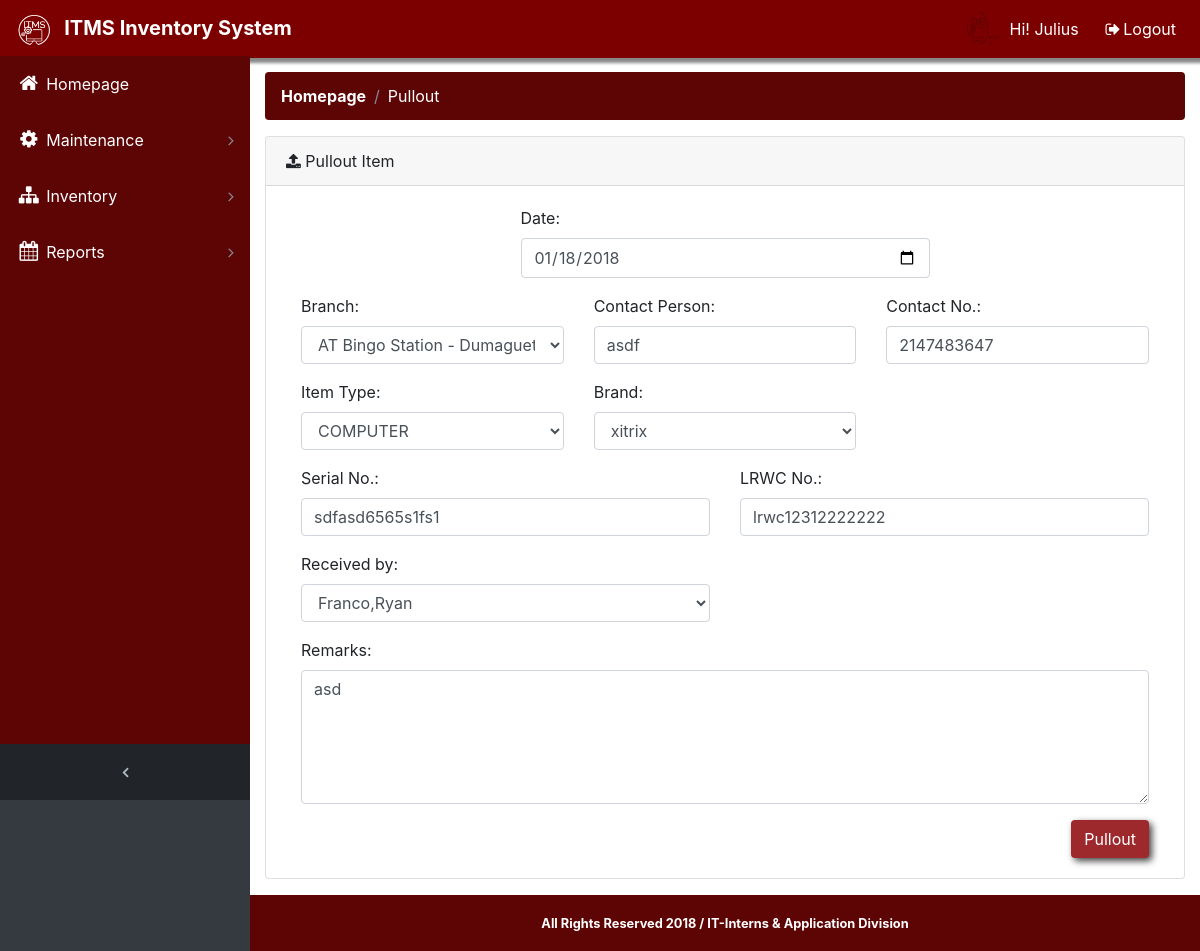
The app's page /pullout.php?id=100&serial=sdfasd6565s1fs1&lrwc=lrwc12312222222&trans=Capture.PNG (signed in) with its own data.
### tables this page shows
CREATE TABLE IF NOT EXISTS `income_tbl` (
  `id` int(11) NOT NULL AUTO_INCREMENT,
  `trans` varchar(500) NOT NULL,
  `date` date NOT NULL,
  `branch_id` int(11) NOT NULL,
  `con_person` varchar(200) NOT NULL,
  `contact` int(11) NOT NULL,
  `item_id` int(11) NOT NULL,
  `os` varchar(255) NOT NULL,
  `ms` varchar(255) NOT NULL,
  `brand_id` int(11) NOT NULL,
  `serial` varchar(200) NOT NULL,
  `lrwc` varchar(200) NOT NULL,
  `receiver_id` int(11) NOT NULL,
  `status` varchar(200) NOT NULL,
  `remarks` text NOT NULL,
  `for_pullout` int(11) NOT NULL,
  PRIMARY KEY (`id`)
);

CREATE TABLE IF NOT EXISTS `branch` (
  `branch_id` int(11) NOT NULL AUTO_INCREMENT,
  `branch_name` varchar(100) NOT NULL,
  `corp_id` int(11) NOT NULL,
  `branch_add` varchar(100) NOT NULL,
  `branch_contactno` varchar(50) NOT NULL,
  PRIMARY KEY (`branch_id`),
  UNIQUE KEY `branch_id` (`branch_id`)
);

CREATE TABLE IF NOT EXISTS `items` (
  `item_id` int(11) NOT NULL AUTO_INCREMENT,
  `item_name` varchar(200) NOT NULL,
  PRIMARY KEY (`item_id`)
);

CREATE TABLE IF NOT EXISTS `brand` (
  `brand_id` int(11) NOT NULL AUTO_INCREMENT,
  `brand_name` varchar(200) NOT NULL,
  PRIMARY KEY (`brand_id`)
);

### pullout.php (the view, shortened to what this page needs)
<?php
    include_once "includes/db_con.php";
    $query = "SELECT * FROM income_tbl INNER JOIN branch ON income_tbl.branch_id = branch.branch_id INNER JOIN items ON income_tbl.item_id = items.item_id INNER JOIN brand ON income_tbl.brand_id = brand.brand_id INNER JOIN admin_user ON income_tbl.receiver_id = admin_user.admin_id
    WHERE id = '".$_GET['id']."'";
    $run = mysqli_query($conn, $query);
    $row = mysqli_fetch_array($run);
        $trans = $_GET['trans'];
        $item_id = $row['item_id'];
        $branch_id = $row['branch_id'];
        $brand_id = $row['brand_id'];
        $receiver_id = $row['admin_id'];
        $date = $row['date'];
        $branch_name = $row['branch_name'];
        $con_person = $row['con_person'];
        $contact = $row['contact'];
        $item_name = $row['item_name'];
        $brand_name = $row['brand_name'];
        $serial = $row['serial'];
        $lrwc = $row['lrwc'];
        $receiver_last = $row['lastname'];
        $receiver_first = $row['firstname'];
        $remarks = $row['remarks'];
?>
<!DOCTYPE html>
<html lang="en">
<?php include"includes/head.php";?>
<body class="fixed-nav sticky-footer bg-dark" id="page-top">
  <?php include "includes/nav.php" ?>
  <div class="content-wrapper">
    <div class="container-fluid">
      <ol class="breadcrumb" style="background-color: #5d0404;">
        <li class="breadcrumb-item">
          <a href="index.php" style="color: white;"><b>Homepage</b></a>
        </li>
        <li class="breadcrumb-item active" style="color: white;">Pullout</li>
      </ol>
      <div class="card mb-3">
        <div class="card-header">
          <i class="fa fa-upload"></i> Pullout Item</div>
        <div class="card-body">
            <div class="container">
                <form method="post" action="functions.php?pull_id=<?php echo $_GET['id']; ?>
                &serial=<?php echo $serial; ?>&lrwc=<?php echo $lrwc; ?>&trans=<?php echo $trans; ?>">
                    <div class="row">
                        <div class="col-md-3"></div>
                        <div class="col-md-6">
                            <div class="form-group">
                                <label for="datetime">Date:</label>
                                 <input class="form-control" name="date"  value="<?php echo $date; ?>" type="date" required>
                            </div>
                        </div>
                        <div class="col-md-3"></div>
                    </div>
                    <div class="row">
                        <div class="col-md-4">
                            <div class="form-group">
                                <label for="branch">Branch: </label>
                                <select class="form-control" name="branch_id" required>
                                    <option value="<?php echo $branch_id; ?>"><?php echo $branch_name; ?></option>
                                </select>
                            </div>
                        </div>
                        <div class="col-md-4">
                            <div class="form-group">
                              <label for="contact_person">Contact Person:</label>
                              <input class="form-control" name="con_person" value="<?php echo $con_person; ?>" type="text" required>
                            </div>
                        </div>
                        <div class="col-md-4">
                            <div class="form-group">
                              <label for="contact">Contact No.:</label>
                              <input class="form-control" name="contact" value="<?php echo $contact; ?>" type="text" id="con" required>
                            </div>
                        </div>
                    </div>
                    <div class="row">
                        <div class="col-md-4">
                            <div class="form-group">
                              <label for="item">Item Type:</label>
                              <select class="form-control" name="item_id" required>
                                    <option value='<?php echo $item_id; ?>'><?php echo $item_name; ?></option>
                              </select>
                            </div>
                        </div>
                        <div class="col-md-4">
                            <div class="form-group">
                              <label for="brands">Brand:</label>
                              <select class="form-control" name="brand_id" required>
                                    <option value='<?php echo $brand_id; ?>'><?php echo $brand_name; ?></option>
                              </select>
                            </div>
                        </div>
                    </div>
                    <div class="row">
                        <div class="col-md-6">
                            <div class="form-group">
                                <label for="serial#">Serial No.:</label>
                                 <input class="form-control" name="serial" value="<?php echo $serial; ?>" type="text" name="date" required>
                            </div>
                            <div class="form-group">
                              <label for="receiver">Received by:</label>
                              <select class="form-control" name="receiver_id" required>
                                    <option value='<?php echo $receiver_id; ?>'><?php echo $receiver_last.','.$receiver_first; ?></option>
                              </select>
                            </div>
                        </div>
                        <div class="col-md-6">
                            <div class="form-group">
                              <label for="lrwc#">LRWC No.:</label>
                              <input class="form-control" name="lrwc" value="<?php echo $lrwc; ?>" type="text" required>
                            </div>
                        </div>
                    </div>
                    <div class="form-group">
                        <label for="remarkes">Remarks:</label>
                        <textarea class="form-control" rows="5" name="remarks" value="<?php echo $remarks; ?>" required><?php echo $remarks; ?></textarea>
                    </div>
                    <input type="submit" value="Pullout" name="pullout" class="btn btn-pogi btn-md" style="float:right;">
                </form>
            </div>
        </div>
      </div>
    </div>
    <?php include "includes/footer.php" ?>
  </div>
</body>
</html>

### includes/head.php (shortened to what this page needs)
<head>
  <link href="vendor/bootstrap/css/bootstrap.min.css" rel="stylesheet">
  <link href="vendor/font-awesome/css/font-awesome.min.css" rel="stylesheet" type="text/css">
  <link href="vendor/datatables/dataTables.bootstrap4.css" rel="stylesheet">
  <link href="css/sb-admin.css" rel="stylesheet">
  <link rel="stylesheet" type="text/css" href="https://cdn.datatables.net/buttons/1.5.1/css/buttons.bootstrap4.min.css"/>
    <link rel="stylesheet" href="css/select2.min.css">
    <link rel="stylesheet" href="css/select2-bootstrap.min.css">
    <link href="css/button.css" rel="stylesheet">
</head>

### includes/nav.php (shortened to what this page needs)
  <?php
        $query = "SELECT * FROM admin_user WHERE admin_id = '".$_SESSION['id']."'";
        $run = mysqli_query($conn, $query);
        $row = mysqli_fetch_array($run);
            $image = $row['img'];
            $firstname = $row['firstname'];
    ?>
<nav class="navbar navbar-expand-lg navbar-dark fixed-top" style="background-color: #7c0000; box-shadow: 3px 5px 3px #888888;" id="mainNav" >
    <a class="navbar-brand" href="index.php"><img src="images/Logomakr_2Op3Y0.png" height="30" width="37">&nbsp; <b> ITMS Inventory System</b></a>
    <div class="collapse navbar-collapse" id="navbarResponsive">
      <ul class="navbar-nav navbar-sidenav" id="exampleAccordion" style="background-color: #5d0404;">
        <li class="nav-item" data-toggle="tooltip" data-placement="right" title="Dashboard">
          <a class="nav-link" href="index.php">
            <i class="fa fa-fw fa-home" style="font-size:20px;color:white;"></i>
            <span class="nav-link-text" style="color: white;">Homepage</span>
          </a>
        </li>
        <li class="nav-item" data-toggle="tooltip" data-placement="right" title="Maintenance">
          <a class="nav-link nav-link-collapse collapsed" data-toggle="collapse" href="#collapseComponents" data-parent="#exampleAccordion">
            <i class="fa fa-fw fa-cog" style="font-size:20px;color:white;"></i>
            <span class="nav-link-text" style="color: white;">Maintenance</span>
          </a>
        </li>
       <li class="nav-item" data-toggle="tooltip" data-placement="right" title="Menu Levels">
          <a class="nav-link nav-link-collapse collapsed" data-toggle="collapse" href="#collapseMulti" data-parent="#exampleAccordion">
            <i class="fa fa-fw fa-sitemap" style="font-size:20px;color:white;"></i>
            <span class="nav-link-text" style="color: white;">Inventory</span>
          </a>
        </li>
        <li class="nav-item" data-toggle="tooltip" data-placement="right" title="Menu Levels">
           <a class="nav-link nav-link-collapse collapsed" data-toggle="collapse" href="#collapseComponents2" data-parent="#exampleAccordion">
                <i class="fa fa-fw fa-calendar" style="font-size:20px;color:white;"></i>
                <span class="nav-link-text" style="color: white;">Reports</span>
          </a>
        </li>
      </ul>
      <ul class="navbar-nav sidenav-toggler">
        <li class="nav-item">
          <a class="nav-link text-center" id="sidenavToggler">
            <i class="fa fa-fw fa-angle-left"></i>
          </a>
        </li>
      </ul>
      <ul class="navbar-nav ml-auto">
        <li class="nav-item">
          <form class="form-inline my-2 my-lg-0 mr-lg-2">
            <div class="form-group">
              <img class="rounded-circle" data-toggle="modal" data-target="#frofile" src="images/<?php echo $image ?>" style="height:35px; width:35px;">
              <span>
                  <a class="nav-link" data-toggle="modal" data-target="#profile" style="color: white;">Hi! <?php echo $firstname; ?></a>
              </span>
            </div>
          </form>
        </li>
        <li class="nav-item">
          <a class="nav-link" data-toggle="modal" data-target="#exampleModal" style="color: white;">
            <i class="fa fa-fw fa-sign-out"></i>Logout</a>
        </li>
      </ul>
    </div>
  </nav>

### includes/footer.php (shortened to what this page needs)
<footer class="sticky-footer" style="background-color: #5d0404;">
  <div class="container">
    <div class="text-center" style="color: white;">
      <small><b>All Rights Reserved 2018 / IT-Interns & Application Division</b></small>
    </div>
  </div>
</footer>

### css/sb-admin.css (style rules this page uses)
html { position: relative; min-height: 100%; }
body { overflow-x: hidden; }
body.sticky-footer { margin-bottom: 56px; }
body.sticky-footer .content-wrapper { min-height: calc(100vh - 56px - 56px); }
body.fixed-nav { padding-top: 56px; }
.content-wrapper { min-height: calc(100vh - 56px); padding-top: 1rem; }
#mainNav .navbar-collapse { overflow: auto; max-height: 75vh; }
#mainNav .navbar-collapse .navbar-nav .nav-item .nav-link { cursor: pointer; }
#mainNav .navbar-collapse .navbar-sidenav .nav-link-collapse:after { float: right; content: '\f107'; font-family: 'FontAwesome'; }
#mainNav .navbar-collapse .navbar-sidenav .nav-link-collapse.collapsed:after { content: '\f105'; }
#mainNav .navbar-collapse .sidenav-toggler { display: none; }
@media (min-width: 992px) { #mainNav .navbar-brand { width: 250px; } }
@media (min-width: 992px) { #mainNav .navbar-collapse { overflow: visible; max-height: none; } }
@media (min-width: 992px) { #mainNav .navbar-collapse .navbar-sidenav { position: absolute; top: 0; left: 0; overflow-x: hidden; overflow-y: auto; -webkit-flex-direction: column; -ms-flex-direction: column; flex-direction: column; margin-top: 56px; } }
@media (min-width: 992px) { #mainNav .navbar-collapse .navbar-sidenav > .nav-item { width: 250px; padding: 0; } }
@media (min-width: 992px) { #mainNav .navbar-collapse .navbar-sidenav > .nav-item > .nav-link { padding: 1em; } }
#mainNav.fixed-top .sidenav-toggler { display: none; }
@media (min-width: 992px) { #mainNav.fixed-top .navbar-sidenav { height: calc(100vh - 112px); } }
@media (min-width: 992px) { #mainNav.fixed-top .sidenav-toggler { position: absolute; top: 0; left: 0; display: flex; overflow-x: hidden; overflow-y: auto; -webkit-flex-direction: column; -ms-flex-direction: column; flex-direction: column; margin-top: calc(100vh - 56px); } }
@media (min-width: 992px) { #mainNav.fixed-top .sidenav-toggler > .nav-item { width: 250px; padding: 0; } }
@media (min-width: 992px) { #mainNav.fixed-top .sidenav-toggler > .nav-item > .nav-link { padding: 1em; } }
#mainNav.fixed-top.navbar-dark .sidenav-toggler { background-color: #212529; }
#mainNav.fixed-top.navbar-dark .sidenav-toggler a i { color: #adb5bd; }
.content-wrapper { overflow-x: hidden; background: white; }
@media (min-width: 992px) { .content-wrapper { margin-left: 250px; } }
#sidenavToggler i { font-weight: 800; }
#mainNav.navbar-dark .navbar-collapse .navbar-sidenav .nav-link-collapse:after { color: #868e96; }
#mainNav.navbar-dark .navbar-collapse .navbar-sidenav > .nav-item > .nav-link { color: #868e96; }
@media (min-width: 992px) { #mainNav.navbar-dark .navbar-collapse .navbar-sidenav { background: #343a40; } }
footer.sticky-footer { position: absolute; right: 0; bottom: 0; width: 100%; height: 56px; background-color: #e9ecef; line-height: 55px; }
@media (min-width: 992px) { footer.sticky-footer { width: calc(100% - 250px); } }

### css/button.css (style rules this page uses)
.btn-pogi { color: #FFFFFF; background-color: #9D292D; -webkit-box-shadow: 3px 3px 7px 0px rgba(0,0,0,0.75); -moz-box-shadow: 3px 3px 7px 0px rgba(0,0,0,0.75); box-shadow: 3px 3px 7px 0px rgba(0,0,0,0.75); }

### records on screen
income_tbl: date "01/18/2018", branch_id "AT Bingo Station - Dumaguete", con_person "asdf", contact "2147483647", item_id "COMPUTER", brand_id "xitrix", serial "sdfasd6565s1fs1", receiver_id "Franco,Ryan", lrwc "lrwc12312222222", remarks "asd"

### other values on screen
$firstname "Julius"
